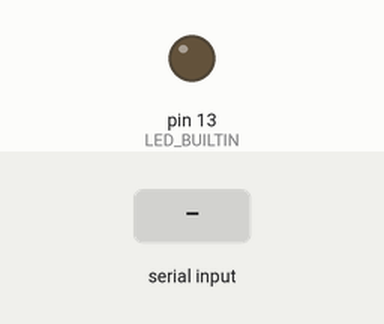
The sketch below on a simulated Arduino Uno, built with avr-gcc and run on an emulated ATmega328P. Shown: output pins drawn as LEDs (lit = HIGH). The inputs (shaded band) are chosen by the test bench.

Above: at 1.2 s.
1.3 s: "1\n" received over Serial
At 2.0 s:
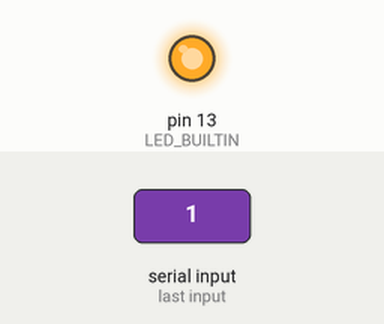
2.8 s: "90,45\n" received over Serial
At 3.1 s:
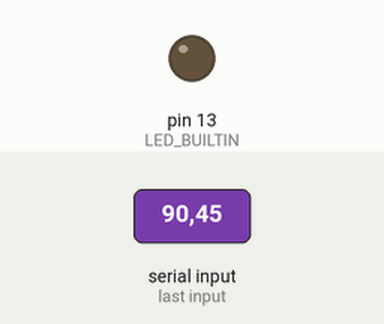
Timing chart, 0 to 5.8 s (numbered marks = the images above; inputs shaded):
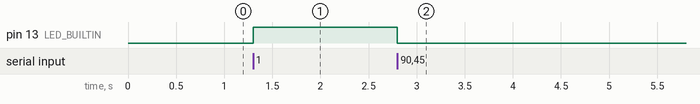

Measured:
- after the input at 1.3 s, pin 13 (LED_BUILTIN): LOW → HIGH at once
- after the input at 2.8 s, pin 13 (LED_BUILTIN): HIGH → LOW at once

The sketch:

sketch_nov16a.ino
```cpp
int x;

void setup() {
 Serial.begin(115200);
 Serial.setTimeout(1);
 pinMode(LED_BUILTIN, OUTPUT);

 delay(1);

 digitalWrite(LED_BUILTIN, HIGH);
 delay(1);

 digitalWrite(LED_BUILTIN, LOW);


}
void loop() {
 while (!Serial.available());
 x = Serial.readString().toInt();

 if (x == 1) {
  digitalWrite(LED_BUILTIN, HIGH);
 } else {
  digitalWrite(LED_BUILTIN, LOW);
 }


}
```
